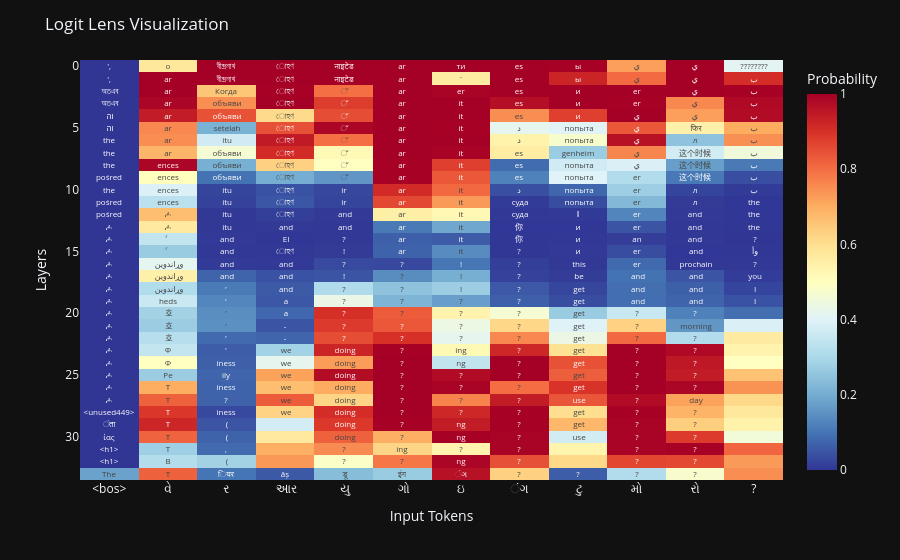

Notebook cell for this chart:
### Code cell
# pio.renderers.default = "colab"

fig = px.imshow(
    max_probs.detach().cpu().float().numpy(),
    x=input_words,
    y=list(range(len(words))),
    color_continuous_scale=px.colors.diverging.RdYlBu_r,
    color_continuous_midpoint=0.50,
    text_auto=True,
    labels=dict(x="Input Tokens", y="Layers", color="Probability"),
)

fig.update_layout(title="Logit Lens Visualization", xaxis_tickangle=0)

fig.update_traces(text=words, texttemplate="%{text}")
fig.show()

### Figure 1 — Plotly figure (JSON) as saved in the notebook; plotly's stock layout.template omitted (floating-point values rounded to 4 significant figures; data arrays with more than 128 entries replaced by an {"elided": "..."} marker saying what was removed)
{"data": [{"coloraxis": "coloraxis", "hovertemplate": "Input Tokens: %{x}<br>Layers: %{y}<br>Probability: %{z}<extra></extra>", "name": "0", "text": {"elided": "34x12 str values"}, "texttemplate": "%{text}", "type": "heatmap", "x": ["<bos>", "વે", "ર", " આર", " યુ", " ગો", "ઇ", "ંગ", " ટુ", "મો", "રો", "?"], "xaxis": "x", "y": [0, 1, 2, 3, 4, 5, 6, 7, 8, 9, 10, 11, 12, 13, 14, 15, 16, 17, 18, 19, 20, 21, 22, 23, 24, 25, 26, 27, 28, 29, 30, 31, 32, 33], "yaxis": "y", "z": {"elided": "34x12 float values"}}], "layout": {"coloraxis": {"cmid": 0.5, "colorbar": {"title": {"text": "Probability"}}, "colorscale": [[0, "rgb(49,54,149)"], [0.1, "rgb(69,117,180)"], [0.2, "rgb(116,173,209)"], [0.3, "rgb(171,217,233)"], [0.4, "rgb(224,243,248)"], [0.5, "rgb(255,255,191)"], [0.6, "rgb(254,224,144)"], [0.7, "rgb(253,174,97)"], [0.8, "rgb(244,109,67)"], [0.9, "rgb(215,48,39)"], [1, "rgb(165,0,38)"]]}, "margin": {"t": 60}, "title": {"text": "Logit Lens Visualization"}, "xaxis": {"anchor": "y", "constrain": "domain", "domain": [0, 1], "scaleanchor": "y", "tickangle": 0, "title": {"text": "Input Tokens"}}, "yaxis": {"anchor": "x", "autorange": "reversed", "constrain": "domain", "domain": [0, 1], "title": {"text": "Layers"}}}}
